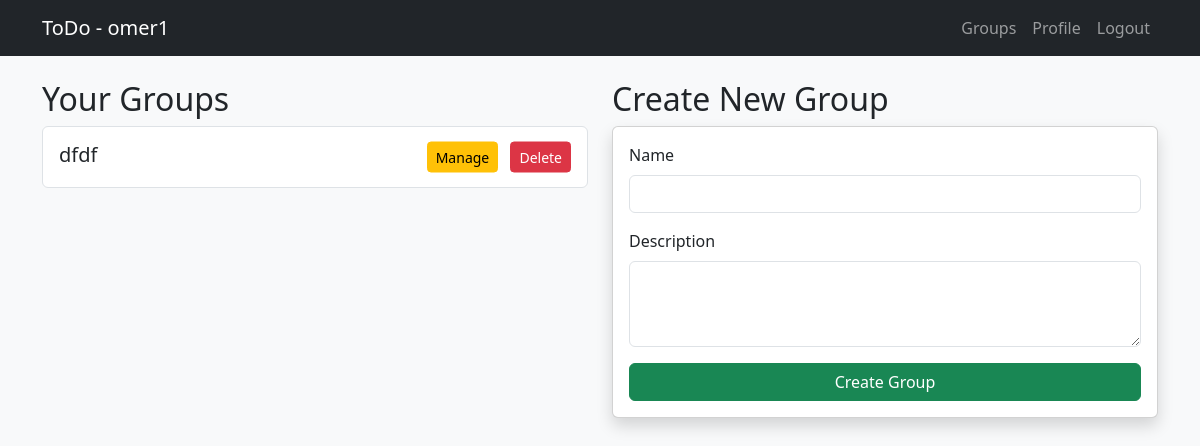
Before: /groups (signed in) with the older database file.
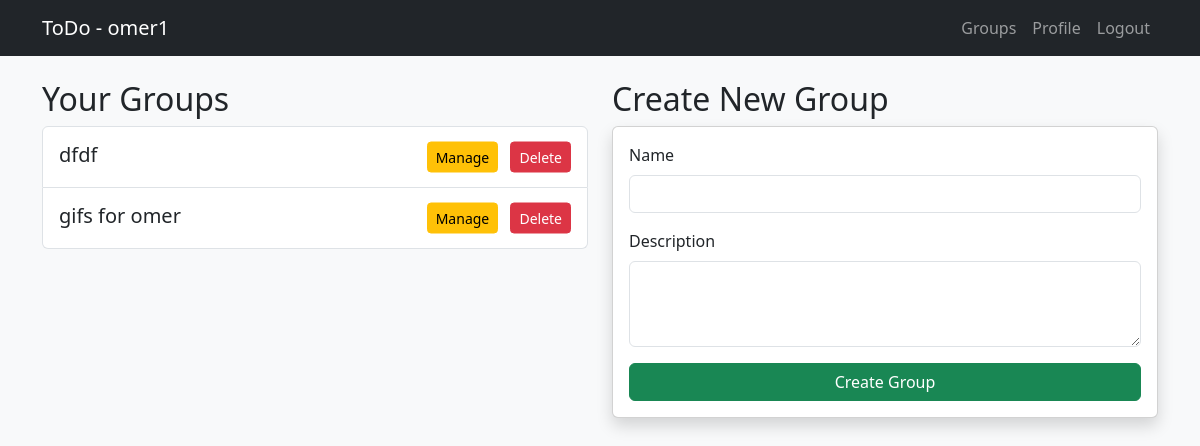
After: the same page with the newer database file.
### app/models/user.py (models this page shows, shortened)
class User(UserMixin, db.Model):
    __tablename__ = "users"
    id = db.Column(db.Integer, primary_key=True)
    username = db.Column(db.String(12), unique=True, nullable=False)
    password_hash = db.Column(db.String(128), nullable=False)
    user_groups = db.relationship('UserGroup', back_populates='user')
    @property
    def groups(self) -> list['Group | None']:
        return [ug.group for ug in self.user_groups]

### app/models/group.py (models this page shows, shortened)
class Group(db.Model):
    __tablename__ = "groups"
    id = db.Column(db.Integer, primary_key=True)
    name = db.Column(db.String(50), nullable=False)
    description = db.Column(db.Text)
    group_users = db.relationship('UserGroup', back_populates='group', cascade='all, delete-orphan')
    tasks = db.relationship('Task', backref='group', cascade='all, delete-orphan')
    def get_user_role(self, user_id: int) -> int | None:
        membership = UserGroup.query.filter_by(group_id=self.id, user_id=user_id).first()
        return membership.role if membership else None
    def is_owner(self, user_id: int) -> bool:
        return self.get_user_role(user_id) == 2

### app/routes/groups.py (the view, shortened to what this page needs)
@groups_bp.route("/groups", methods=["GET", "POST"])
@login_required
def manage_groups():
    form = GroupForm()
    sorted_groups = sorted(current_user.groups, key=lambda g: g.name.lower())
    return render_template("groups/main.html", form=form, groups=sorted_groups)

### app/forms/groups.py
class GroupForm(FlaskForm):
    name = StringField("Name", validators=[
        DataRequired(),
        Regexp(r"^[A-Za-z0-9 ]{3,50}$",
               message="Name: 3-50 alphanumeric characters and spaces.")
    ])
    description = TextAreaField("Description", validators=[Optional()])
    submit = SubmitField("Create Group")

### app/extensions.py (called while the page is built)
@login_manager.user_loader
def load_user(user_id):
    from app.models.user import User
    return User.query.get(user_id)

### app/templates/groups/main.html (shortened to what this page needs)
{% extends "base.html" %}
{% block content %}
<div class="row">
    <div class="col-md-6">
        <h2>Your Groups</h2>
        <div class="list-group">
            {% for group in groups %}
                <div class="list-group-item list-group-item-action p-0">
                    <a href="{{ url_for('tasks.manage_tasks', group_id=group.id) }}"
                       class="text-decoration-none text-dark p-3 d-block">
                        <div class="d-flex justify-content-between align-items-center">
                            <div class="flex-grow-1 me-3">
                                <h5 class="mb-1">{{ group.name }}</h5>
                            </div>
                        </div>
                    </a>
                    <div class="position-absolute top-50 end-0 translate-middle-y pe-3">
                        <a href="{{ url_for('groups.manage_single_group', group_id=group.id) }}"
                           class="btn btn-warning btn-sm me-2"
                           onclick="event.stopPropagation()">Manage</a>
                        {% if group.is_owner(current_user.id) %}
                            <form method="POST" action="{{ url_for('groups.manage_groups') }}"
                                  class="d-inline"
                                  onclick="event.stopPropagation()">
                                <button type="submit" class="btn btn-danger btn-sm"
                                        onclick="return confirm('Delete this group permanently?')">
                                    Delete
                                </button>
                            </form>
                        {% endif %}
                    </div>
                </div>
            {% else %}
                <div class="list-group-item text-center py-4">
                    No groups found. Create your first group!
                </div>
            {% endfor %}
        </div>
    </div>
    <div class="col-md-6">
        <h2>Create New Group</h2>
        <div class="card shadow">
            <div class="card-body">
                <form method="POST" action="{{ url_for('groups.manage_groups') }}">
                    <div class="mb-3">
                        {{ form.name.label(class="form-label") }}
                        {{ form.name(class="form-control") }}
                    </div>
                    <div class="mb-3">
                        {{ form.description.label(class="form-label") }}
                        {{ form.description(class="form-control", rows="3") }}
                    </div>
                    <div class="d-grid">
                        {{ form.submit(class="btn btn-success") }}
                    </div>
                </form>
            </div>
        </div>
    </div>
</div>
{% endblock %}

### app/templates/base.html (shortened to what this page needs)
<!DOCTYPE html>
<html lang="en">
<head>
    <link href="https://cdn.jsdelivr.net/npm/bootstrap@5.3.0/dist/css/bootstrap.min.css" rel="stylesheet">
</head>
<body class="bg-light">
    <nav class="navbar navbar-expand-lg navbar-dark bg-dark">
        <div class="container">
            <a class="navbar-brand" href="{{ url_for('index.home') }}">
                ToDo{% if current_user.is_authenticated %} - {{ current_user.username }}{% endif %}
            </a>
            <div class="collapse navbar-collapse" id="navbarNav">
                <ul class="navbar-nav ms-auto">
                    {% if current_user.is_authenticated %}
                        <li class="nav-item"><a class="nav-link" href="{{ url_for('groups.manage_groups') }}">Groups</a></li>
                        <li class="nav-item"><a class="nav-link" href="{{ url_for('profile.manage_profile') }}">Profile</a></li>
                        <li class="nav-item"><a class="nav-link" href="{{ url_for('auth.logout') }}">Logout</a></li>
                    {% else %}
                        <li class="nav-item"><a class="nav-link" href="{{ url_for('auth.login') }}">Login</a></li>
                        <li class="nav-item"><a class="nav-link" href="{{ url_for('auth.register') }}">Register</a></li>
                    {% endif %}
                </ul>
            </div>
        </div>
    </nav>
    <div class="container mt-4">
        {% block content %}{% endblock %}
    </div>
</body>
</html>

Changed rows visible on the page:
added Group: name "gifs for omer"
